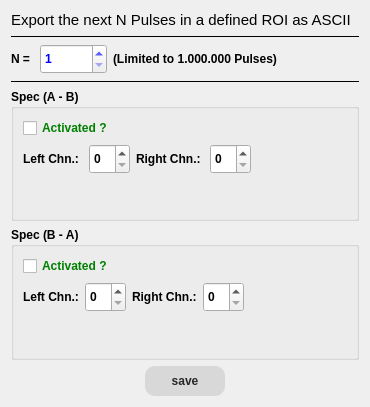
<?xml version="1.0" encoding="UTF-8"?>
<ui version="4.0">
 <class>DRS4PulseSaveRangeDlg</class>
 <widget class="QWidget" name="DRS4PulseSaveRangeDlg">
  <property name="geometry">
   <rect>
    <x>0</x>
    <y>0</y>
    <width>370</width>
    <height>407</height>
   </rect>
  </property>
  <property name="minimumSize">
   <size>
    <width>370</width>
    <height>407</height>
   </size>
  </property>
  <property name="maximumSize">
   <size>
    <width>370</width>
    <height>407</height>
   </size>
  </property>
  <property name="windowTitle">
   <string>Form</string>
  </property>
  <layout class="QVBoxLayout" name="verticalLayout_3">
   <item>
    <widget class="QLabel" name="label">
     <property name="font">
      <font>
       <family>Arial</family>
       <pointsize>11</pointsize>
      </font>
     </property>
     <property name="text">
      <string>Export the next N Pulses in a defined ROI as ASCII</string>
     </property>
    </widget>
   </item>
   <item>
    <widget class="Line" name="line">
     <property name="frameShadow">
      <enum>QFrame::Plain</enum>
     </property>
     <property name="orientation">
      <enum>Qt::Horizontal</enum>
     </property>
    </widget>
   </item>
   <item>
    <layout class="QHBoxLayout" name="horizontalLayout_5">
     <item>
      <widget class="QLabel" name="label_6">
       <property name="font">
        <font>
         <weight>75</weight>
         <bold>true</bold>
        </font>
       </property>
       <property name="text">
        <string>N = </string>
       </property>
      </widget>
     </item>
     <item>
      <widget class="QSpinBox" name="spinBox_NPulses">
       <property name="minimumSize">
        <size>
         <width>0</width>
         <height>30</height>
        </size>
       </property>
       <property name="font">
        <font>
         <weight>75</weight>
         <bold>true</bold>
        </font>
       </property>
       <property name="styleSheet">
        <string notr="true">color: blue</string>
       </property>
       <property name="minimum">
        <number>1</number>
       </property>
       <property name="maximum">
        <number>1000000</number>
       </property>
      </widget>
     </item>
     <item>
      <widget class="QLabel" name="label_7">
       <property name="font">
        <font>
         <weight>75</weight>
         <bold>true</bold>
        </font>
       </property>
       <property name="text">
        <string>(Limited to 1.000.000 Pulses)</string>
       </property>
      </widget>
     </item>
     <item>
      <spacer name="horizontalSpacer_5">
       <property name="orientation">
        <enum>Qt::Horizontal</enum>
       </property>
       <property name="sizeHint" stdset="0">
        <size>
         <width>40</width>
         <height>20</height>
        </size>
       </property>
      </spacer>
     </item>
    </layout>
   </item>
   <item>
    <widget class="Line" name="line_2">
     <property name="frameShadow">
      <enum>QFrame::Plain</enum>
     </property>
     <property name="orientation">
      <enum>Qt::Horizontal</enum>
     </property>
    </widget>
   </item>
   <item>
    <widget class="QGroupBox" name="groupBox">
     <property name="font">
      <font>
       <weight>75</weight>
       <bold>true</bold>
      </font>
     </property>
     <property name="title">
      <string>Spec (A - B)</string>
     </property>
     <layout class="QVBoxLayout" name="verticalLayout">
      <item>
       <layout class="QHBoxLayout" name="horizontalLayout">
        <item>
         <widget class="QCheckBox" name="checkBox_AB">
          <property name="font">
           <font>
            <weight>75</weight>
            <bold>true</bold>
           </font>
          </property>
          <property name="styleSheet">
           <string notr="true">color: green</string>
          </property>
          <property name="text">
           <string>Activated ?</string>
          </property>
         </widget>
        </item>
        <item>
         <spacer name="horizontalSpacer">
          <property name="orientation">
           <enum>Qt::Horizontal</enum>
          </property>
          <property name="sizeHint" stdset="0">
           <size>
            <width>40</width>
            <height>20</height>
           </size>
          </property>
         </spacer>
        </item>
       </layout>
      </item>
      <item>
       <layout class="QHBoxLayout" name="horizontalLayout_2">
        <item>
         <widget class="QLabel" name="label_2">
          <property name="text">
           <string>Left Chn.: </string>
          </property>
         </widget>
        </item>
        <item>
         <widget class="QSpinBox" name="spinBox_AB_left">
          <property name="minimumSize">
           <size>
            <width>0</width>
            <height>30</height>
           </size>
          </property>
         </widget>
        </item>
        <item>
         <widget class="QLabel" name="label_3">
          <property name="text">
           <string>Right Chn.: </string>
          </property>
         </widget>
        </item>
        <item>
         <widget class="QSpinBox" name="spinBox_AB_right">
          <property name="minimumSize">
           <size>
            <width>0</width>
            <height>30</height>
           </size>
          </property>
         </widget>
        </item>
        <item>
         <spacer name="horizontalSpacer_2">
          <property name="orientation">
           <enum>Qt::Horizontal</enum>
          </property>
          <property name="sizeHint" stdset="0">
           <size>
            <width>40</width>
            <height>20</height>
           </size>
          </property>
         </spacer>
        </item>
       </layout>
      </item>
      <item>
       <spacer name="verticalSpacer">
        <property name="orientation">
         <enum>Qt::Vertical</enum>
        </property>
        <property name="sizeHint" stdset="0">
         <size>
          <width>20</width>
          <height>40</height>
         </size>
        </property>
       </spacer>
      </item>
     </layout>
    </widget>
   </item>
   <item>
    <widget class="QGroupBox" name="groupBox_2">
     <property name="font">
      <font>
       <weight>75</weight>
       <bold>true</bold>
      </font>
     </property>
     <property name="title">
      <string>Spec (B - A)</string>
     </property>
     <layout class="QVBoxLayout" name="verticalLayout_2">
      <item>
       <layout class="QHBoxLayout" name="horizontalLayout_3">
        <item>
         <widget class="QCheckBox" name="checkBox_BA">
          <property name="font">
           <font>
            <weight>75</weight>
            <bold>true</bold>
           </font>
          </property>
          <property name="styleSheet">
           <string notr="true">color: green</string>
          </property>
          <property name="text">
           <string>Activated ?</string>
          </property>
         </widget>
        </item>
        <item>
         <spacer name="horizontalSpacer_3">
          <property name="orientation">
           <enum>Qt::Horizontal</enum>
          </property>
          <property name="sizeHint" stdset="0">
           <size>
            <width>40</width>
            <height>20</height>
           </size>
          </property>
         </spacer>
        </item>
       </layout>
      </item>
      <item>
       <layout class="QHBoxLayout" name="horizontalLayout_4">
        <item>
         <widget class="QLabel" name="label_4">
          <property name="text">
           <string>Left Chn.:</string>
          </property>
         </widget>
        </item>
        <item>
         <widget class="QSpinBox" name="spinBox_BA_left">
          <property name="minimumSize">
           <size>
            <width>0</width>
            <height>30</height>
           </size>
          </property>
         </widget>
        </item>
        <item>
         <widget class="QLabel" name="label_5">
          <property name="text">
           <string>Right Chn.:</string>
          </property>
         </widget>
        </item>
        <item>
         <widget class="QSpinBox" name="spinBox_BA_right">
          <property name="minimumSize">
           <size>
            <width>0</width>
            <height>30</height>
           </size>
          </property>
         </widget>
        </item>
        <item>
         <spacer name="horizontalSpacer_4">
          <property name="orientation">
           <enum>Qt::Horizontal</enum>
          </property>
          <property name="sizeHint" stdset="0">
           <size>
            <width>40</width>
            <height>20</height>
           </size>
          </property>
         </spacer>
        </item>
       </layout>
      </item>
      <item>
       <spacer name="verticalSpacer_2">
        <property name="orientation">
         <enum>Qt::Vertical</enum>
        </property>
        <property name="sizeHint" stdset="0">
         <size>
          <width>20</width>
          <height>40</height>
         </size>
        </property>
       </spacer>
      </item>
     </layout>
    </widget>
   </item>
   <item>
    <spacer name="verticalSpacer_4">
     <property name="orientation">
      <enum>Qt::Vertical</enum>
     </property>
     <property name="sizeHint" stdset="0">
      <size>
       <width>20</width>
       <height>3</height>
      </size>
     </property>
    </spacer>
   </item>
   <item>
    <spacer name="verticalSpacer_3">
     <property name="orientation">
      <enum>Qt::Vertical</enum>
     </property>
     <property name="sizeHint" stdset="0">
      <size>
       <width>20</width>
       <height>0</height>
      </size>
     </property>
    </spacer>
   </item>
   <item>
    <layout class="QHBoxLayout" name="horizontalLayout_6">
     <item>
      <spacer name="horizontalSpacer_6">
       <property name="orientation">
        <enum>Qt::Horizontal</enum>
       </property>
       <property name="sizeHint" stdset="0">
        <size>
         <width>40</width>
         <height>20</height>
        </size>
       </property>
      </spacer>
     </item>
     <item>
      <widget class="QPushButton" name="pushButton_save">
       <property name="minimumSize">
        <size>
         <width>80</width>
         <height>30</height>
        </size>
       </property>
       <property name="font">
        <font>
         <weight>75</weight>
         <bold>true</bold>
        </font>
       </property>
       <property name="styleSheet">
        <string notr="true">QPushButton {
border-style: flat;
background-color:  rgb(216,216,216); 
color: rgb(40,40,40);
border-radius: 10;
}

QPushButton:disabled {
border-style: flat;
background-color:  rgb(236,236,236); 
color: rgb(140,140,140);
border-radius: 10;
}

QPushButton:hover {
border-style: flat; 
background-color: rgb(160,160,160);
color: rgb(40,40,40);
border-radius: 5;
}

QPushButton:pressed {
border-style: flat; 
background-color: transparent;
color: rgb(40,40,40);
border-radius: 2;
border-color: black;
}</string>
       </property>
       <property name="text">
        <string>save</string>
       </property>
      </widget>
     </item>
     <item>
      <spacer name="horizontalSpacer_7">
       <property name="orientation">
        <enum>Qt::Horizontal</enum>
       </property>
       <property name="sizeHint" stdset="0">
        <size>
         <width>40</width>
         <height>20</height>
        </size>
       </property>
      </spacer>
     </item>
    </layout>
   </item>
  </layout>
 </widget>
 <resources/>
 <connections/>
</ui>
